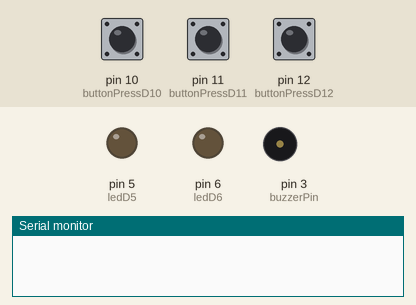
Recording of a sketch running on a simulated Arduino Uno, built with avr-gcc and run on an emulated ATmega328P. On the bench: output pins drawn as LEDs (lit = HIGH), buzzer (waves = sounding), the last lines printed to the serial monitor. Inputs (shaded band) come from the test bench; at power-on: pin 12 (buttonPressD12) HIGH, pin 10 (buttonPressD10) HIGH, pin 11 (buttonPressD11) HIGH.

Above: at 1.2 s.
1.3 s: pin 12 (buttonPressD12) pulled LOW for 0.15 s
At 1.37 s:
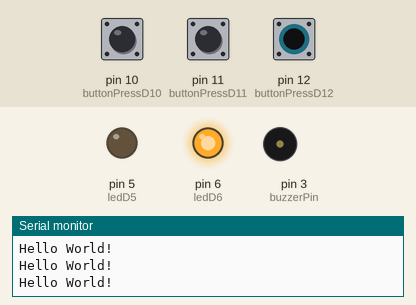
2.9 s: pin 10 (buttonPressD10) pulled LOW for 0.15 s
At 2.97 s:
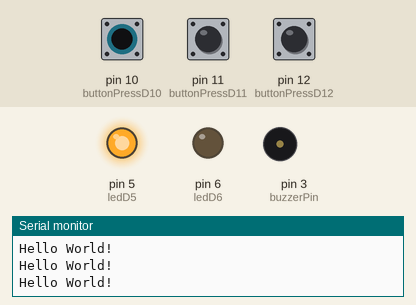
4.5 s: pin 10 (buttonPressD10) pulled LOW for 3.2 s
At 8.7 s:
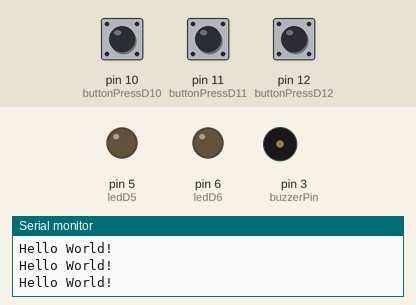
9.2 s: pin 12 (buttonPressD12) pulled LOW for 3.2 s
At 9.8 s:
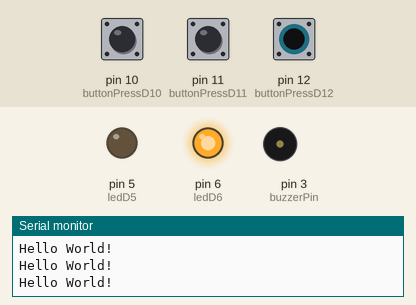
13.9 s: pin 10 (buttonPressD10) driven LOW and pin 12 (buttonPressD12) driven LOW
At 15.1 s:
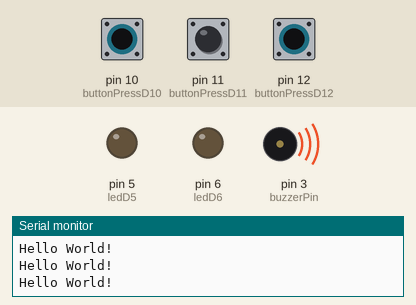
15.4 s: pin 10 (buttonPressD10) driven HIGH
At 15.9 s:
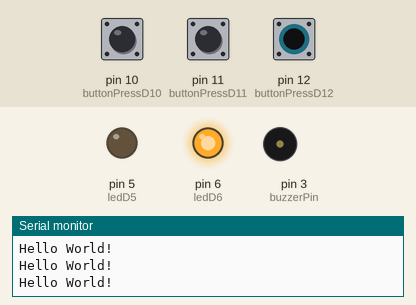
Timing chart, 0 to 17.9 s (numbered marks = the images above; inputs shaded):
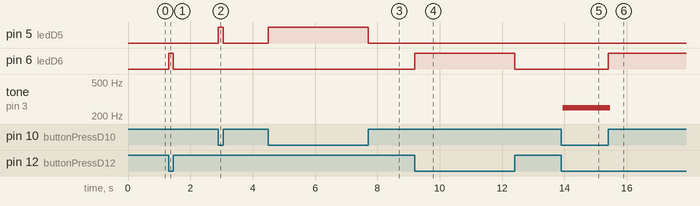

Measured:
- after the input at 1.3 s, pin 6 (ledD6): LOW → HIGH at once, → LOW 0.15 s later
- after the input at 2.9 s, pin 5 (ledD5): LOW → HIGH at once, → LOW 0.15 s later
- after the input at 4.5 s, pin 5 (ledD5): LOW → HIGH at once, → LOW 3.2 s later
- after the input at 9.2 s, pin 6 (ledD6): LOW → HIGH at once, → LOW 3.2 s later
- after the input at 13.9 s, tone on pin 3 (buzzerPin): silent → 249 Hz after 0.05 s
- after the input at 15.4 s, pin 6 (ledD6): LOW → HIGH at once; tone on pin 3 (buzzerPin): 249 Hz → silent after 0.07 s

The sketch:

ES31ButtonLed2.ino
```cpp
#define buttonPressD10 ((PINB & _BV(PINB2)) >> PINB2)
#define buttonPressD11 ((PINB & _BV(PINB3)) >> PINB3)
#define buttonPressD12 ((PINB & _BV(PINB4)) >> PINB4)

#define buzzerPin _BV(PIND3)
#define ledD5 _BV(PIND5)
#define ledD6 _BV(PIND6)

#define pullUp 0xFF

void setup()
{
  DDRD |= buzzerPin | ledD5 | ledD6;
  DDRB = 0;
  PORTB = pullUp;


  Serial.begin(9600);
}

void loop()
{
  //PORTD &= reset;
  if(!buttonPressD10 && buttonPressD11 && buttonPressD12)
  {
    PORTD |= ledD5;
  }
  else
  {
    PORTD &= ~ledD5;
  }


  if(!buttonPressD12 && buttonPressD10 && buttonPressD11)
  {
    PORTD |= ledD6;
    Serial.println("Hello World!");
  }
  else
  {
    PORTD &= ~ledD6;
  }

  if(!buttonPressD10 && !buttonPressD12 && buttonPressD11)
  {
    Buzz();
  }
}


void Buzz()
{
  PORTD |= buzzerPin;
  delay(2);
  PORTD &= ~buzzerPin;
  delay(2);
}
```
